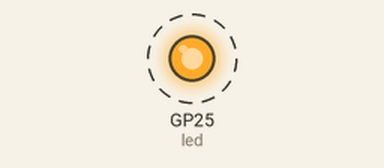
The program below on a simulated Raspberry Pi Pico running MicroPython. On the bench: output pins drawn as LEDs (lit = HIGH). Dashed ring = blinking. What the program prints to the serial console is not drawn.

Above: at 0.1 s.
Timing chart, 0 to 3.0 s (numbered marks = the images above):
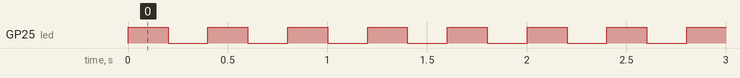

The program:

hello.py
```python
from machine import Pin
import uasyncio


async def blink(led: Pin, count: int, delay_ms: int) -> None:
    # for i in range(count):
    i = 0
    while True:
        led.toggle()
        print(f"Blink {i}")
        i += 1
        await uasyncio.sleep_ms(delay_ms)


async def greet(count: int, delay_ms: int) -> None:
    i = 0
    while True:
        # for i in range(count):
        print(f"Hello, world! {i}")
        i += 1
        await uasyncio.sleep_ms(delay_ms)


async def main() -> None:
    led = Pin('LED', Pin.OUT)

    task1 = uasyncio.create_task(blink(led, 20, 200))
    task2 = uasyncio.create_task(greet(20, 300))

    await uasyncio.gather(task1, task2)

uasyncio.run(main())
```

Measured:
- by itself, GP25 (led): alternates HIGH for 0.20 s and LOW for 0.20 s
